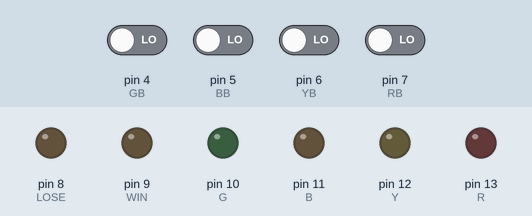
Recording of a sketch running on a simulated Arduino Uno, built with avr-gcc and run on an emulated ATmega328P. Shown: output pins drawn as LEDs (lit = HIGH). Inputs (shaded band) come from the test bench; at power-on: pin 4 (GB), pin 5 (BB), pin 6 (YB), pin 7 (RB) LOW. Random numbers use the default seed unless the sketch sets one; what the sketch prints to the serial monitor is not drawn.

Above: at 4.9 s.
5.0 s: pin 4 (GB) driven HIGH
At 5.4 s:
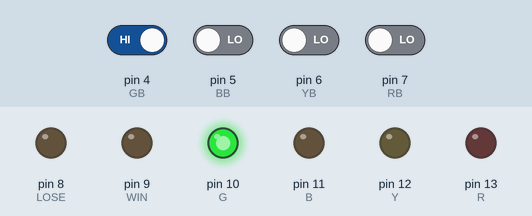
At 6.4 s:
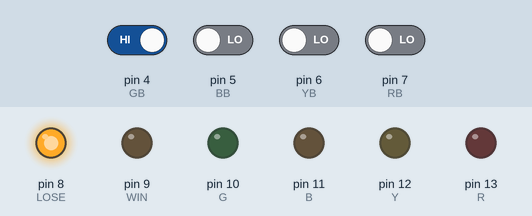
Timing chart, 0 to 34.2 s (numbered marks = the images above; inputs shaded):
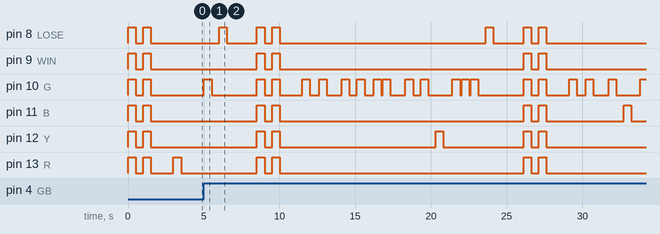

The sketch:

SimonGame.ino
```cpp
/*
Simon Game
*/

// defining led pins
#define R 13
#define Y 12
#define B 11
#define G 10

//defining button for each color
#define RB 7
#define YB 6
#define BB 5
#define GB 4

#define WIN 9
#define LOSE 8

//sequence length
#define SQ 5

// setup function
void setup() {
    pinMode(R, OUTPUT);
    pinMode(Y, OUTPUT);
    pinMode(B, OUTPUT);
    pinMode(G, OUTPUT);
    pinMode(WIN, OUTPUT);
    pinMode(LOSE, OUTPUT);
    pinMode(RB, INPUT);
    pinMode(YB, INPUT);
    pinMode(BB, INPUT);
    pinMode(GB, INPUT);
    Serial.begin(9600);

}

int r, y, b, g;

/* declaring an Array with sequence length to store the
Random evaluated order of LED's */
int lightsArray[SQ];

void blinkALL() {
  for(int i = 10;i<14;i++){
    digitalWrite(i,HIGH);}
  digitalWrite(WIN,HIGH);
  digitalWrite(LOSE,HIGH);
  delay(500);
  for(int i = 10;i<14;i++){
    digitalWrite(i,LOW);}
  digitalWrite(WIN,LOW);
  digitalWrite(LOSE,LOW);
  delay(500);
}
// function that blinks the Win Green light
void winBlink() {
    delay(500);
    digitalWrite(WIN, HIGH);
    delay(500);
    digitalWrite(WIN, LOW);
}

// function that blinks the Lose Red light
void loseBlink() {
    delay(500);
    digitalWrite(LOSE, HIGH);
    delay(500);
    digitalWrite(LOSE, LOW);
}

// function generates 5 random LED's and stores in lightsArray
void randomLights() {
    for (int i = 0; i < SQ; i++) {
        int rand = random(10, 14);
        lightsArray[i] = rand;
    }
}

/* receives input from the user and waits in the while loop
till they hit a bottom */
void inputReceiver() {
    r = 0;
    g = 0;
    y = 0;
    b = 0;
    while (r == 0 && y == 0 &&
           b == 0 && g == 0) {
        Serial.print(" ");
        r = digitalRead(RB);
        y = digitalRead(YB);
        b = digitalRead(BB);
        g = digitalRead(GB);
    }
}

// main loop function
void loop() {
    blinkALL();
  	blinkALL();
    // declaring lost as 0 (meaning false)
    int lost = 0;

    // generating random lights
    randomLights();

    // prints the order in the console just to check
    for (int x = 0; x < SQ; x++) {
        Serial.print(lightsArray[x]);
        Serial.print(" ");
    }

    // loops from 1 to the number of sequence and has a 1sec delay after each loop
    for (int i = 1; i <= SQ; i++) {
        delay(1000);
        Serial.print("\n");

        // blinks LEDs according to the Array order
        for (int k = 0; k < i; k++) {
            digitalWrite(lightsArray[k], HIGH);
            delay(500);
            digitalWrite(lightsArray[k], LOW);
            delay(500);
        }

        // receives input from the user
        for (int k = 0; k < i; k++) {

            // printing variables just to confirm in the monitor
            Serial.print("k: ");
            Serial.println(k);
            Serial.print("lightsArray: ");
            Serial.println(lightsArray[k]);
            r = 0;
            g = 0;
            y = 0;
            b = 0;
            Serial.print("BEFORE: ");
            Serial.print(r);
            Serial.print(y);
            Serial.print(b);
            Serial.print(g);
            Serial.println();
            Serial.println("Receiving INPUT");
            delay(100);

            // receives input from the user k times in loop
            inputReceiver();
            Serial.print("AFTER: ");
            Serial.print(r);
            Serial.print(y);
            Serial.print(b);
            Serial.print(g);
            Serial.println();


            // checks whether the user's input is in the order of the array
            if (lightsArray[k] == R && r == 1) {
              digitalWrite(R,HIGH);
              delay(500);
              digitalWrite(R,LOW);
                continue;
            } else if (lightsArray[k] == Y && y == 1) {
              digitalWrite(Y,HIGH);
              delay(500);
              digitalWrite(Y,LOW);
                continue;
            } else if (lightsArray[k] == B && b == 1) {
              digitalWrite(B,HIGH);
              delay(500);
              digitalWrite(B,LOW);
                continue;
            } else if (lightsArray[k] == G && g == 1) {
              digitalWrite(G,HIGH);
              delay(500);
              digitalWrite(G,LOW);
                continue;
            } else {
			  if (r == 1) {
             digitalWrite(R,HIGH);
              delay(500);
              digitalWrite(R,LOW);

            } else if (y == 1) {
              digitalWrite(Y,HIGH);
              delay(500);
              digitalWrite(Y,LOW);

            } else if (b == 1) {
              digitalWrite(B,HIGH);
              delay(500);
              digitalWrite(B,LOW);

            } else if (g == 1) {
              	digitalWrite(G,HIGH);
              	delay(500);
              	digitalWrite(G,LOW);
              }
                // prints a message when they lose and blinks the red light
                Serial.println("YOU LOST");
                loseBlink();

                // lost becomes 1 (True) and breaks the first loop
                lost++;
                break;

            }
            if (lost == 1) {
                break;
            } else {
                continue;
            }
            r = 0;
            g = 0;
            y = 0;
            b = 0;

        }
        if (lost == 1) {
            break;
        }

        // if the user reaches the end the winning light will blink
        if (i == SQ) {
            winBlink();
        }
    }

    // after 2 seconds the game resets
    delay(2000);

    Serial.println("GAME RESETS");

}
```

Measured:
- after the input at 5.0 s, pin 8 (LOSE): LOW → HIGH after 1.0 s, → LOW 0.50 s later, → HIGH 2.0 s later, → LOW 0.50 s later, … (12 changes in this stretch); pin 9 (WIN): LOW → HIGH after 3.5 s, → LOW 0.50 s later, → HIGH 0.50 s later, → LOW 0.50 s later, … (8 changes in this stretch)
- by itself, pin 8 (LOSE), pin 9 (WIN), pin 10 (G), pin 11 (B), pin 12 (Y): alternates HIGH for 0.50 s and LOW for 0.50 s, 4 changes in all, then stays LOW
